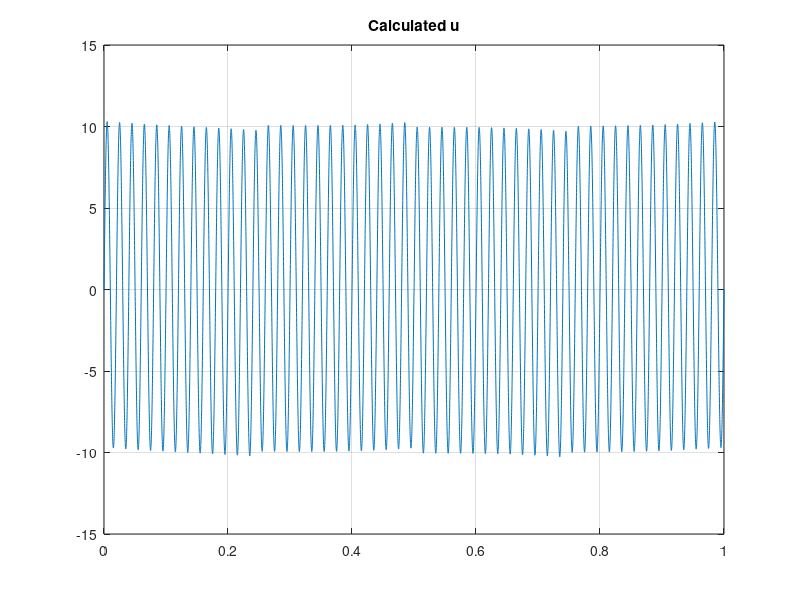
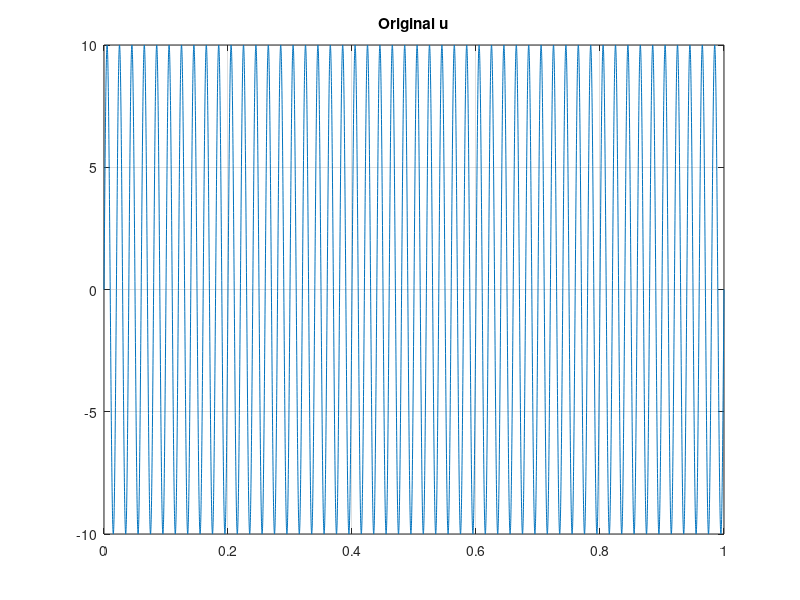

The MATLAB script that drew these images, in order:
clear all
close all

fileID = fopen('test.txt','r');
% u = zeros(1002, 1);
u = fscanf(fileID,'%f');
fclose(fileID);

x = 0:(1 / (length(u) - 1)):1;


figure
plot(x, u)
title('Calculated u')
grid


% u = 3 * sin(6 * pi * x);  % 3
u = 10 * sin(100 * pi * x);  % 4
figure
plot(x, u)
title('Original u')
grid